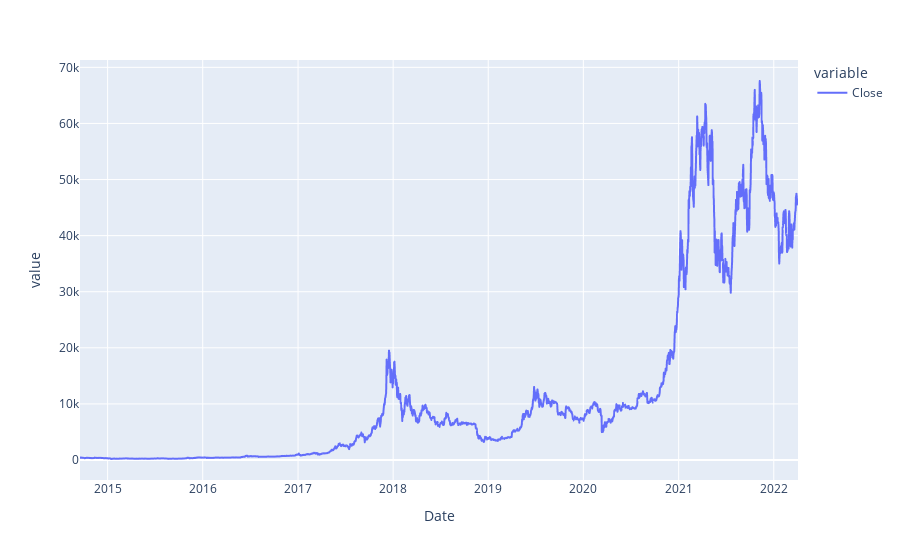

Here is the notebook cell this chart was saved with:
### Code cell
btc_data['Close'].plot()

### Figure 1 — Plotly figure (JSON) as saved in the notebook; plotly's stock layout.template omitted (floating-point values rounded to 4 significant figures; data arrays with more than 128 entries replaced by an {"elided": "..."} marker saying what was removed)
{"data": [{"hovertemplate": "variable=Close<br>Date=%{x}<br>value=%{y}<extra></extra>", "legendgroup": "Close", "line": {"color": "#636efa", "dash": "solid"}, "marker": {"symbol": "circle"}, "mode": "lines", "name": "Close", "showlegend": true, "type": "scattergl", "x": {"elided": "2757 str values"}, "xaxis": "x", "y": {"elided": "2757 float values"}, "yaxis": "y"}], "layout": {"autosize": true, "legend": {"title": {"text": "variable"}, "tracegroupgap": 0}, "margin": {"t": 60}, "xaxis": {"anchor": "y", "autorange": true, "domain": [0, 1], "range": ["2014-09-17", "2022-04-04"], "title": {"text": "Date"}, "type": "date"}, "yaxis": {"anchor": "x", "autorange": true, "domain": [0, 1], "range": [-3566.0, 71310.0], "title": {"text": "value"}, "type": "linear"}}}
